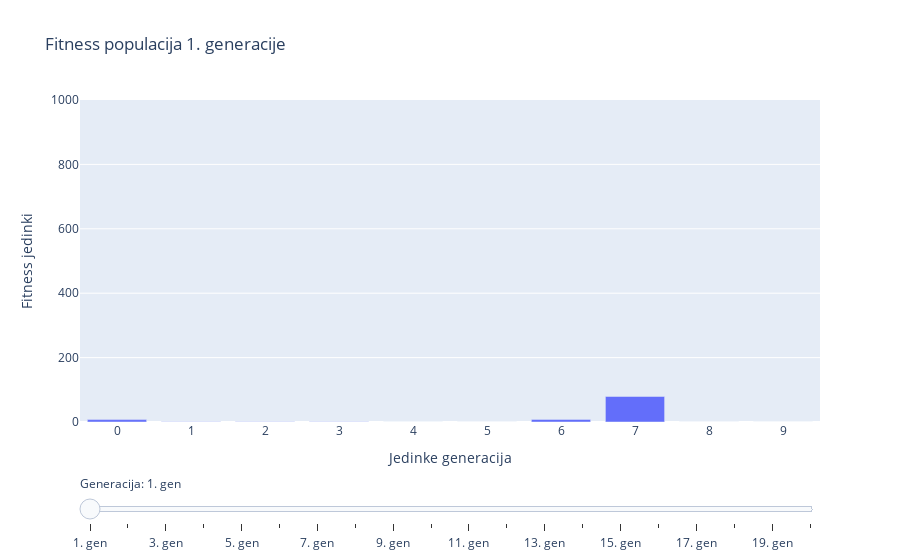

Notebook code cell kept with this figure:
### Code cell
plot_fitness(ulazni_podaci)

### Figure 1 — Plotly figure (JSON) as saved in the notebook; plotly's stock layout.template omitted (floating-point values rounded to 4 significant figures)
{"data": [{"name": "fitness", "type": "bar", "visible": true, "x": [0, 1, 2, 3, 4, 5, 6, 7, 8, 9], "y": [7.531, 0.8508, 0.7608, 0.7841, 0.2192, 0.07531, 8.089, 79.27, 0.1616, 0.001521]}, {"name": "fitness", "type": "bar", "visible": false, "x": [0, 1, 2, 3, 4, 5, 6, 7, 8, 9], "y": [80.89, 0.8508, 8.089, 0.8254, 0.8008, 7.154, 0.7607, 1.537, 0.8423, 0.008007]}, {"name": "fitness", "type": "bar", "visible": false, "x": [0, 1, 2, 3, 4, 5, 6, 7, 8, 9], "y": [8.089, 80.89, 80.89, 7.531, 78.41, 1.505, 8.089, 80.89, 817.2, 0.0007762]}, {"name": "fitness", "type": "bar", "visible": false, "x": [0, 1, 2, 3, 4, 5, 6, 7, 8, 9], "y": [80.89, 80.89, 80.08, 77.63, 809.0, 8.089, 82.54, 79.27, 15.68, 722.7]}, {"name": "fitness", "type": "bar", "visible": false, "x": [0, 1, 2, 3, 4, 5, 6, 7, 8, 9], "y": [715.4, 81.72, 760.8, 808.9, 722.7, 77.63, 79.27, 833.8, 792.7, 776.2]}, {"name": "fitness", "type": "bar", "visible": false, "x": [0, 1, 2, 3, 4, 5, 6, 7, 8, 9], "y": [79.21, 760.8, 83.37, 776.3, 8.255, 722.7, 722.7, 792.7, 760.8, 825.4]}, {"name": "fitness", "type": "bar", "visible": false, "x": [0, 1, 2, 3, 4, 5, 6, 7, 8, 9], "y": [784.1, 808.9, 737.4, 784.8, 722.7, 760.8, 808.9, 784.1, 792.8, 744.9]}, {"name": "fitness", "type": "bar", "visible": false, "x": [0, 1, 2, 3, 4, 5, 6, 7, 8, 9], "y": [792.8, 808.9, 768.5, 784.9, 808.9, 792.8, 792.8, 784.1, 792.8, 792.7]}, {"name": "fitness", "type": "bar", "visible": false, "x": [0, 1, 2, 3, 4, 5, 6, 7, 8, 9], "y": [792.8, 808.9, 808.9, 808.9, 808.9, 808.9, 800.8, 800.8, 800.8, 808.9]}, {"name": "fitness", "type": "bar", "visible": false, "x": [0, 1, 2, 3, 4, 5, 6, 7, 8, 9], "y": [808.9, 808.9, 808.9, 808.9, 808.9, 808.9, 808.9, 808.9, 808.9, 808.9]}, {"name": "fitness", "type": "bar", "visible": false, "x": [0, 1, 2, 3, 4, 5, 6, 7, 8, 9], "y": [817.1, 800.8, 800.8, 817.1, 808.9, 808.9, 808.9, 808.9, 808.9, 808.9]}, {"name": "fitness", "type": "bar", "visible": false, "x": [0, 1, 2, 3, 4, 5, 6, 7, 8, 9], "y": [817.1, 800.8, 817.1, 817.1, 817.1, 808.9, 808.9, 808.9, 808.9, 817.1]}, {"name": "fitness", "type": "bar", "visible": false, "x": [0, 1, 2, 3, 4, 5, 6, 7, 8, 9], "y": [817.1, 817.1, 817.1, 817.1, 817.1, 808.9, 817.1, 817.1, 817.1, 817.1]}, {"name": "fitness", "type": "bar", "visible": false, "x": [0, 1, 2, 3, 4, 5, 6, 7, 8, 9], "y": [817.1, 817.1, 817.1, 817.1, 817.1, 817.1, 817.1, 817.1, 817.1, 817.1]}, {"name": "fitness", "type": "bar", "visible": false, "x": [0, 1, 2, 3, 4, 5, 6, 7, 8, 9], "y": [817.1, 817.1, 817.1, 817.1, 817.1, 817.1, 817.1, 817.1, 817.1, 817.1]}, {"name": "fitness", "type": "bar", "visible": false, "x": [0, 1, 2, 3, 4, 5, 6, 7, 8, 9], "y": [817.1, 817.1, 817.1, 817.1, 817.1, 817.1, 817.1, 817.1, 817.1, 817.1]}, {"name": "fitness", "type": "bar", "visible": false, "x": [0, 1, 2, 3, 4, 5, 6, 7, 8, 9], "y": [817.1, 817.1, 817.1, 817.1, 817.1, 817.1, 817.1, 817.1, 817.1, 817.1]}, {"name": "fitness", "type": "bar", "visible": false, "x": [0, 1, 2, 3, 4, 5, 6, 7, 8, 9], "y": [817.1, 817.1, 817.1, 817.1, 817.1, 817.1, 817.1, 817.1, 817.1, 817.1]}, {"name": "fitness", "type": "bar", "visible": false, "x": [0, 1, 2, 3, 4, 5, 6, 7, 8, 9], "y": [817.1, 817.1, 817.1, 817.1, 817.1, 817.1, 817.1, 817.1, 817.1, 817.1]}, {"name": "fitness", "type": "bar", "visible": false, "x": [0, 1, 2, 3, 4, 5, 6, 7, 8, 9], "y": [817.1, 817.1, 817.1, 817.1, 817.1, 817.1, 817.1, 817.1, 817.1, 817.1]}], "layout": {"showlegend": false, "sliders": [{"active": 0, "currentvalue": {"prefix": "Generacija: "}, "pad": {"t": 50}, "steps": [{"args": [{"visible": [true, false, false, false, false, false, false, false, false, false, false, false, false, false, false, false, false, false, false, false]}, {"title.text": "Fitness populacija 1. generacije"}], "label": "1. gen", "method": "update"}, {"args": [{"visible": [false, true, false, false, false, false, false, false, false, false, false, false, false, false, false, false, false, false, false, false]}, {"title.text": "Fitness populacija 2. generacije"}], "label": "2. gen", "method": "update"}, {"args": [{"visible": [false, false, true, false, false, false, false, false, false, false, false, false, false, false, false, false, false, false, false, false]}, {"title.text": "Fitness populacija 3. generacije"}], "label": "3. gen", "method": "update"}, {"args": [{"visible": [false, false, false, true, false, false, false, false, false, false, false, false, false, false, false, false, false, false, false, false]}, {"title.text": "Fitness populacija 4. generacije"}], "label": "4. gen", "method": "update"}, {"args": [{"visible": [false, false, false, false, true, false, false, false, false, false, false, false, false, false, false, false, false, false, false, false]}, {"title.text": "Fitness populacija 5. generacije"}], "label": "5. gen", "method": "update"}, {"args": [{"visible": [false, false, false, false, false, true, false, false, false, false, false, false, false, false, false, false, false, false, false, false]}, {"title.text": "Fitness populacija 6. generacije"}], "label": "6. gen", "method": "update"}, {"args": [{"visible": [false, false, false, false, false, false, true, false, false, false, false, false, false, false, false, false, false, false, false, false]}, {"title.text": "Fitness populacija 7. generacije"}], "label": "7. gen", "method": "update"}, {"args": [{"visible": [false, false, false, false, false, false, false, true, false, false, false, false, false, false, false, false, false, false, false, false]}, {"title.text": "Fitness populacija 8. generacije"}], "label": "8. gen", "method": "update"}, {"args": [{"visible": [false, false, false, false, false, false, false, false, true, false, false, false, false, false, false, false, false, false, false, false]}, {"title.text": "Fitness populacija 9. generacije"}], "label": "9. gen", "method": "update"}, {"args": [{"visible": [false, false, false, false, false, false, false, false, false, true, false, false, false, false, false, false, false, false, false, false]}, {"title.text": "Fitness populacija 10. generacije"}], "label": "10. gen", "method": "update"}, {"args": [{"visible": [false, false, false, false, false, false, false, false, false, false, true, false, false, false, false, false, false, false, false, false]}, {"title.text": "Fitness populacija 11. generacije"}], "label": "11. gen", "method": "update"}, {"args": [{"visible": [false, false, false, false, false, false, false, false, false, false, false, true, false, false, false, false, false, false, false, false]}, {"title.text": "Fitness populacija 12. generacije"}], "label": "12. gen", "method": "update"}, {"args": [{"visible": [false, false, false, false, false, false, false, false, false, false, false, false, true, false, false, false, false, false, false, false]}, {"title.text": "Fitness populacija 13. generacije"}], "label": "13. gen", "method": "update"}, {"args": [{"visible": [false, false, false, false, false, false, false, false, false, false, false, false, false, true, false, false, false, false, false, false]}, {"title.text": "Fitness populacija 14. generacije"}], "label": "14. gen", "method": "update"}, {"args": [{"visible": [false, false, false, false, false, false, false, false, false, false, false, false, false, false, true, false, false, false, false, false]}, {"title.text": "Fitness populacija 15. generacije"}], "label": "15. gen", "method": "update"}, {"args": [{"visible": [false, false, false, false, false, false, false, false, false, false, false, false, false, false, false, true, false, false, false, false]}, {"title.text": "Fitness populacija 16. generacije"}], "label": "16. gen", "method": "update"}, {"args": [{"visible": [false, false, false, false, false, false, false, false, false, false, false, false, false, false, false, false, true, false, false, false]}, {"title.text": "Fitness populacija 17. generacije"}], "label": "17. gen", "method": "update"}, {"args": [{"visible": [false, false, false, false, false, false, false, false, false, false, false, false, false, false, false, false, false, true, false, false]}, {"title.text": "Fitness populacija 18. generacije"}], "label": "18. gen", "method": "update"}, {"args": [{"visible": [false, false, false, false, false, false, false, false, false, false, false, false, false, false, false, false, false, false, true, false]}, {"title.text": "Fitness populacija 19. generacije"}], "label": "19. gen", "method": "update"}, {"args": [{"visible": [false, false, false, false, false, false, false, false, false, false, false, false, false, false, false, false, false, false, false, true]}, {"title.text": "Fitness populacija 20. generacije"}], "label": "20. gen", "method": "update"}], "transition": {"easing": "bounce-in-out"}}], "title": {"text": "Fitness populacija 1. generacije"}, "xaxis": {"title": {"text": "Jedinke generacija"}, "type": "category"}, "yaxis": {"range": [0, 1000], "title": {"text": "Fitness jedinki"}}}}
